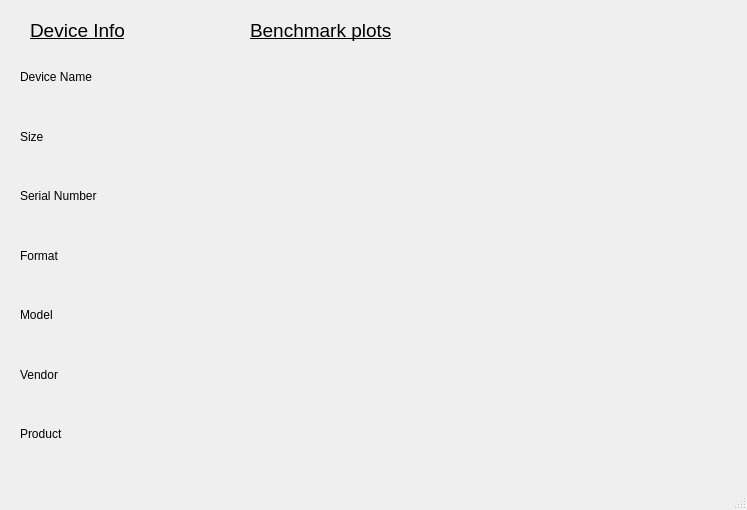
<?xml version="1.0" encoding="UTF-8"?>
<ui version="4.0">
 <class>MainWindow</class>
 <widget class="QMainWindow" name="MainWindow">
  <property name="geometry">
   <rect>
    <x>0</x>
    <y>0</y>
    <width>747</width>
    <height>510</height>
   </rect>
  </property>
  <property name="windowTitle">
   <string>MainWindow</string>
  </property>
  <widget class="QWidget" name="centralwidget">
   <widget class="QWidget" name="gridLayoutWidget">
    <property name="geometry">
     <rect>
      <x>240</x>
      <y>50</y>
      <width>491</width>
      <height>411</height>
     </rect>
    </property>
    <layout class="QGridLayout" name="gridLayout"/>
   </widget>
   <widget class="QWidget" name="gridLayoutWidget_2">
    <property name="geometry">
     <rect>
      <x>20</x>
      <y>50</y>
      <width>221</width>
      <height>411</height>
     </rect>
    </property>
    <layout class="QGridLayout" name="gridLayout_2">
     <item row="1" column="1">
      <widget class="QLabel" name="label_4">
       <property name="text">
        <string/>
       </property>
      </widget>
     </item>
     <item row="1" column="0">
      <widget class="QLabel" name="label_3">
       <property name="text">
        <string>Size</string>
       </property>
      </widget>
     </item>
     <item row="0" column="0">
      <widget class="QLabel" name="label_2">
       <property name="text">
        <string>Device Name</string>
       </property>
      </widget>
     </item>
     <item row="0" column="1">
      <widget class="QLabel" name="label">
       <property name="text">
        <string/>
       </property>
      </widget>
     </item>
     <item row="5" column="0">
      <widget class="QLabel" name="label_6">
       <property name="text">
        <string>Vendor</string>
       </property>
      </widget>
     </item>
     <item row="4" column="1">
      <widget class="QLabel" name="label_10">
       <property name="text">
        <string/>
       </property>
      </widget>
     </item>
     <item row="3" column="1">
      <widget class="QLabel" name="label_12">
       <property name="text">
        <string/>
       </property>
      </widget>
     </item>
     <item row="3" column="0">
      <widget class="QLabel" name="label_9">
       <property name="text">
        <string>Format</string>
       </property>
      </widget>
     </item>
     <item row="4" column="0">
      <widget class="QLabel" name="label_11">
       <property name="text">
        <string>Model</string>
       </property>
      </widget>
     </item>
     <item row="2" column="0">
      <widget class="QLabel" name="label_5">
       <property name="text">
        <string>Serial Number</string>
       </property>
      </widget>
     </item>
     <item row="5" column="1">
      <widget class="QLabel" name="label_8">
       <property name="text">
        <string/>
       </property>
      </widget>
     </item>
     <item row="2" column="1">
      <widget class="QLabel" name="label_7">
       <property name="text">
        <string/>
       </property>
      </widget>
     </item>
     <item row="6" column="0">
      <widget class="QLabel" name="label_14">
       <property name="text">
        <string>Product</string>
       </property>
      </widget>
     </item>
     <item row="6" column="1">
      <widget class="QLabel" name="label_15">
       <property name="text">
        <string/>
       </property>
      </widget>
     </item>
    </layout>
   </widget>
   <widget class="QLabel" name="label_13">
    <property name="geometry">
     <rect>
      <x>30</x>
      <y>20</y>
      <width>171</width>
      <height>21</height>
     </rect>
    </property>
    <property name="font">
     <font>
      <pointsize>14</pointsize>
      <underline>true</underline>
     </font>
    </property>
    <property name="text">
     <string>Device Info</string>
    </property>
   </widget>
   <widget class="QLabel" name="label_16">
    <property name="geometry">
     <rect>
      <x>250</x>
      <y>20</y>
      <width>271</width>
      <height>21</height>
     </rect>
    </property>
    <property name="font">
     <font>
      <pointsize>14</pointsize>
      <underline>true</underline>
     </font>
    </property>
    <property name="text">
     <string>Benchmark plots</string>
    </property>
   </widget>
  </widget>
  <widget class="QMenuBar" name="menubar">
   <property name="geometry">
    <rect>
     <x>0</x>
     <y>0</y>
     <width>747</width>
     <height>21</height>
    </rect>
   </property>
  </widget>
  <widget class="QStatusBar" name="statusbar"/>
 </widget>
 <resources/>
 <connections/>
</ui>
